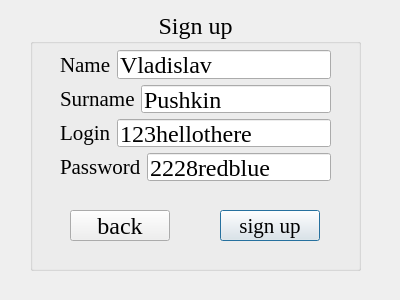
<?xml version="1.0" encoding="UTF-8"?>
<ui version="4.0">
 <class>sign_up</class>
 <widget class="QDialog" name="sign_up">
  <property name="geometry">
   <rect>
    <x>0</x>
    <y>0</y>
    <width>400</width>
    <height>300</height>
   </rect>
  </property>
  <property name="windowTitle">
   <string>Dialog</string>
  </property>
  <widget class="QGroupBox" name="groupBox">
   <property name="geometry">
    <rect>
     <x>30</x>
     <y>10</y>
     <width>331</width>
     <height>261</height>
    </rect>
   </property>
   <property name="font">
    <font>
     <family>Times New Roman</family>
     <pointsize>18</pointsize>
    </font>
   </property>
   <property name="title">
    <string>Sign up</string>
   </property>
   <property name="alignment">
    <set>Qt::AlignCenter</set>
   </property>
   <widget class="QPushButton" name="signUp">
    <property name="geometry">
     <rect>
      <x>190</x>
      <y>200</y>
      <width>100</width>
      <height>31</height>
     </rect>
    </property>
    <property name="font">
     <font>
      <family>Times New Roman</family>
      <pointsize>16</pointsize>
     </font>
    </property>
    <property name="text">
     <string>sign up</string>
    </property>
   </widget>
   <widget class="QWidget" name="layoutWidget">
    <property name="geometry">
     <rect>
      <x>30</x>
      <y>40</y>
      <width>271</width>
      <height>131</height>
     </rect>
    </property>
    <layout class="QVBoxLayout" name="verticalLayout">
     <item>
      <layout class="QHBoxLayout" name="horizontalLayout">
       <item>
        <widget class="QLabel" name="name">
         <property name="font">
          <font>
           <family>Times New Roman</family>
           <pointsize>16</pointsize>
          </font>
         </property>
         <property name="text">
          <string>Name</string>
         </property>
        </widget>
       </item>
       <item>
        <widget class="QLineEdit" name="nameText">
         <property name="text">
          <string>Vladislav</string>
         </property>
        </widget>
       </item>
      </layout>
     </item>
     <item>
      <layout class="QHBoxLayout" name="horizontalLayout_2">
       <item>
        <widget class="QLabel" name="surname">
         <property name="font">
          <font>
           <family>Times New Roman</family>
           <pointsize>16</pointsize>
          </font>
         </property>
         <property name="text">
          <string>Surname</string>
         </property>
        </widget>
       </item>
       <item>
        <widget class="QLineEdit" name="surnameText">
         <property name="text">
          <string>Pushkin</string>
         </property>
        </widget>
       </item>
      </layout>
     </item>
     <item>
      <layout class="QHBoxLayout" name="horizontalLayout_3">
       <item>
        <widget class="QLabel" name="login">
         <property name="font">
          <font>
           <family>Times New Roman</family>
           <pointsize>16</pointsize>
          </font>
         </property>
         <property name="text">
          <string>Login</string>
         </property>
        </widget>
       </item>
       <item>
        <widget class="QLineEdit" name="loginText">
         <property name="text">
          <string>123hellothere</string>
         </property>
        </widget>
       </item>
      </layout>
     </item>
     <item>
      <layout class="QHBoxLayout" name="horizontalLayout_4">
       <item>
        <widget class="QLabel" name="password">
         <property name="font">
          <font>
           <family>Times New Roman</family>
           <pointsize>16</pointsize>
          </font>
         </property>
         <property name="text">
          <string>Password</string>
         </property>
        </widget>
       </item>
       <item>
        <widget class="QLineEdit" name="passwordText">
         <property name="text">
          <string>2228redblue</string>
         </property>
        </widget>
       </item>
      </layout>
     </item>
    </layout>
   </widget>
   <widget class="QPushButton" name="back">
    <property name="geometry">
     <rect>
      <x>40</x>
      <y>200</y>
      <width>100</width>
      <height>31</height>
     </rect>
    </property>
    <property name="text">
     <string>back</string>
    </property>
   </widget>
  </widget>
 </widget>
 <resources/>
 <connections/>
</ui>
